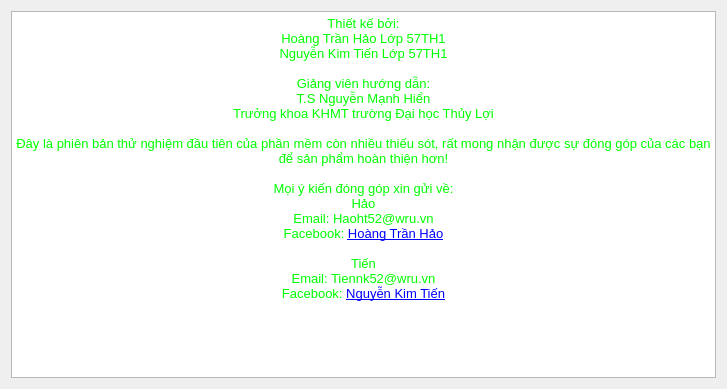
<?xml version="1.0" encoding="UTF-8"?>
<ui version="4.0">
 <class>AboutUs</class>
 <widget class="QDialog" name="AboutUs">
  <property name="geometry">
   <rect>
    <x>0</x>
    <y>0</y>
    <width>727</width>
    <height>389</height>
   </rect>
  </property>
  <property name="windowTitle">
   <string>Dialog</string>
  </property>
  <property name="windowIcon">
   <iconset resource="res.qrc">
    <normaloff>:/Image/Icon/mainwindow.png</normaloff>:/Image/Icon/mainwindow.png</iconset>
  </property>
  <layout class="QVBoxLayout" name="verticalLayout">
   <item>
    <widget class="QTextBrowser" name="textBrowser">
     <property name="html">
      <string>&lt;!DOCTYPE HTML PUBLIC &quot;-//W3C//DTD HTML 4.0//EN&quot; &quot;http://www.w3.org/TR/REC-html40/strict.dtd&quot;&gt;
&lt;html&gt;&lt;head&gt;&lt;meta name=&quot;qrichtext&quot; content=&quot;1&quot; /&gt;&lt;style type=&quot;text/css&quot;&gt;
p, li { white-space: pre-wrap; }
&lt;/style&gt;&lt;/head&gt;&lt;body style=&quot; font-family:'MS Shell Dlg 2'; font-size:7.8pt; font-weight:400; font-style:normal;&quot;&gt;
&lt;p align=&quot;center&quot; style=&quot; margin-top:0px; margin-bottom:0px; margin-left:0px; margin-right:0px; -qt-block-indent:0; text-indent:0px;&quot;&gt;&lt;span style=&quot; font-size:10pt; color:#00ff00;&quot;&gt;Thiết kế bởi:&lt;/span&gt;&lt;/p&gt;
&lt;p align=&quot;center&quot; style=&quot; margin-top:0px; margin-bottom:0px; margin-left:0px; margin-right:0px; -qt-block-indent:0; text-indent:0px;&quot;&gt;&lt;span style=&quot; font-size:10pt; color:#00ff00;&quot;&gt;Hoàng Trần Hảo Lớp 57TH1&lt;/span&gt;&lt;/p&gt;
&lt;p align=&quot;center&quot; style=&quot; margin-top:0px; margin-bottom:0px; margin-left:0px; margin-right:0px; -qt-block-indent:0; text-indent:0px;&quot;&gt;&lt;span style=&quot; font-size:10pt; color:#00ff00;&quot;&gt;Nguyễn Kim Tiến Lớp 57TH1&lt;/span&gt;&lt;/p&gt;
&lt;p align=&quot;center&quot; style=&quot;-qt-paragraph-type:empty; margin-top:0px; margin-bottom:0px; margin-left:0px; margin-right:0px; -qt-block-indent:0; text-indent:0px; font-size:10pt; color:#00ff00;&quot;&gt;&lt;br /&gt;&lt;/p&gt;
&lt;p align=&quot;center&quot; style=&quot; margin-top:0px; margin-bottom:0px; margin-left:0px; margin-right:0px; -qt-block-indent:0; text-indent:0px;&quot;&gt;&lt;span style=&quot; font-size:10pt; color:#00ff00;&quot;&gt;Giảng viên hướng dẫn:&lt;/span&gt;&lt;/p&gt;
&lt;p align=&quot;center&quot; style=&quot; margin-top:0px; margin-bottom:0px; margin-left:0px; margin-right:0px; -qt-block-indent:0; text-indent:0px;&quot;&gt;&lt;span style=&quot; font-size:10pt; color:#00ff00;&quot;&gt;T.S Nguyễn Mạnh Hiển&lt;/span&gt;&lt;/p&gt;
&lt;p align=&quot;center&quot; style=&quot; margin-top:0px; margin-bottom:0px; margin-left:0px; margin-right:0px; -qt-block-indent:0; text-indent:0px;&quot;&gt;&lt;span style=&quot; font-size:10pt; color:#00ff00;&quot;&gt;Trưởng khoa KHMT trường Đại học Thủy Lợi&lt;/span&gt;&lt;/p&gt;
&lt;p align=&quot;center&quot; style=&quot;-qt-paragraph-type:empty; margin-top:0px; margin-bottom:0px; margin-left:0px; margin-right:0px; -qt-block-indent:0; text-indent:0px; font-size:10pt; color:#00ff00;&quot;&gt;&lt;br /&gt;&lt;/p&gt;
&lt;p align=&quot;center&quot; style=&quot; margin-top:0px; margin-bottom:0px; margin-left:0px; margin-right:0px; -qt-block-indent:0; text-indent:0px;&quot;&gt;&lt;span style=&quot; font-size:10pt; color:#00ff00;&quot;&gt;Đây là phiên bản thử nghiệm đầu tiên của phần mềm còn nhiều thiếu sót, rất mong nhận được sự đóng góp của các bạn để sản phẩm hoàn thiện hơn!&lt;/span&gt;&lt;/p&gt;
&lt;p align=&quot;center&quot; style=&quot;-qt-paragraph-type:empty; margin-top:0px; margin-bottom:0px; margin-left:0px; margin-right:0px; -qt-block-indent:0; text-indent:0px; font-size:10pt; color:#00ff00;&quot;&gt;&lt;br /&gt;&lt;/p&gt;
&lt;p align=&quot;center&quot; style=&quot; margin-top:0px; margin-bottom:0px; margin-left:0px; margin-right:0px; -qt-block-indent:0; text-indent:0px;&quot;&gt;&lt;span style=&quot; font-size:10pt; color:#00ff00;&quot;&gt;Mọi ý kiến đóng góp xin gửi về:&lt;/span&gt;&lt;/p&gt;
&lt;p align=&quot;center&quot; style=&quot; margin-top:0px; margin-bottom:0px; margin-left:0px; margin-right:0px; -qt-block-indent:0; text-indent:0px;&quot;&gt;&lt;span style=&quot; font-size:10pt; color:#00ff00;&quot;&gt;Hảo&lt;/span&gt;&lt;/p&gt;
&lt;p align=&quot;center&quot; style=&quot; margin-top:0px; margin-bottom:0px; margin-left:0px; margin-right:0px; -qt-block-indent:0; text-indent:0px;&quot;&gt;&lt;span style=&quot; font-size:10pt; color:#00ff00;&quot;&gt;Email: Haoht52@wru.vn&lt;/span&gt;&lt;/p&gt;
&lt;p align=&quot;center&quot; style=&quot; margin-top:0px; margin-bottom:0px; margin-left:0px; margin-right:0px; -qt-block-indent:0; text-indent:0px;&quot;&gt;&lt;span style=&quot; font-size:10pt; color:#00ff00;&quot;&gt;Facebook: &lt;/span&gt;&lt;a href=&quot;http://facebook.com/hoangtranhao95&quot;&gt;&lt;span style=&quot; font-size:10pt; text-decoration: underline; color:#0000ff;&quot;&gt;Hoàng Trần Hảo&lt;/span&gt;&lt;/a&gt;&lt;/p&gt;
&lt;p align=&quot;center&quot; style=&quot;-qt-paragraph-type:empty; margin-top:0px; margin-bottom:0px; margin-left:0px; margin-right:0px; -qt-block-indent:0; text-indent:0px; font-size:10pt; text-decoration: underline; color:#00ff00;&quot;&gt;&lt;br /&gt;&lt;/p&gt;
&lt;p align=&quot;center&quot; style=&quot; margin-top:0px; margin-bottom:0px; margin-left:0px; margin-right:0px; -qt-block-indent:0; text-indent:0px;&quot;&gt;&lt;span style=&quot; font-size:10pt; color:#00ff00;&quot;&gt;Tiến&lt;/span&gt;&lt;/p&gt;
&lt;p align=&quot;center&quot; style=&quot; margin-top:0px; margin-bottom:0px; margin-left:0px; margin-right:0px; -qt-block-indent:0; text-indent:0px;&quot;&gt;&lt;span style=&quot; font-size:10pt; color:#00ff00;&quot;&gt;Email: Tiennk52@wru.vn&lt;/span&gt;&lt;/p&gt;
&lt;p align=&quot;center&quot; style=&quot; margin-top:0px; margin-bottom:0px; margin-left:0px; margin-right:0px; -qt-block-indent:0; text-indent:0px;&quot;&gt;&lt;span style=&quot; font-size:10pt; color:#00ff00;&quot;&gt;Facebook: &lt;/span&gt;&lt;a href=&quot;http://facebook.com/tien.kim.56&quot;&gt;&lt;span style=&quot; font-size:10pt; text-decoration: underline; color:#0000ff;&quot;&gt;Nguyễn Kim Tiến&lt;/span&gt;&lt;/a&gt;&lt;/p&gt;
&lt;p align=&quot;center&quot; style=&quot;-qt-paragraph-type:empty; margin-top:0px; margin-bottom:0px; margin-left:0px; margin-right:0px; -qt-block-indent:0; text-indent:0px; font-size:10pt; text-decoration: underline; color:#00ff00;&quot;&gt;&lt;br /&gt;&lt;/p&gt;&lt;/body&gt;&lt;/html&gt;</string>
     </property>
    </widget>
   </item>
  </layout>
 </widget>
 <resources>
  <include location="res.qrc"/>
 </resources>
 <connections/>
</ui>
